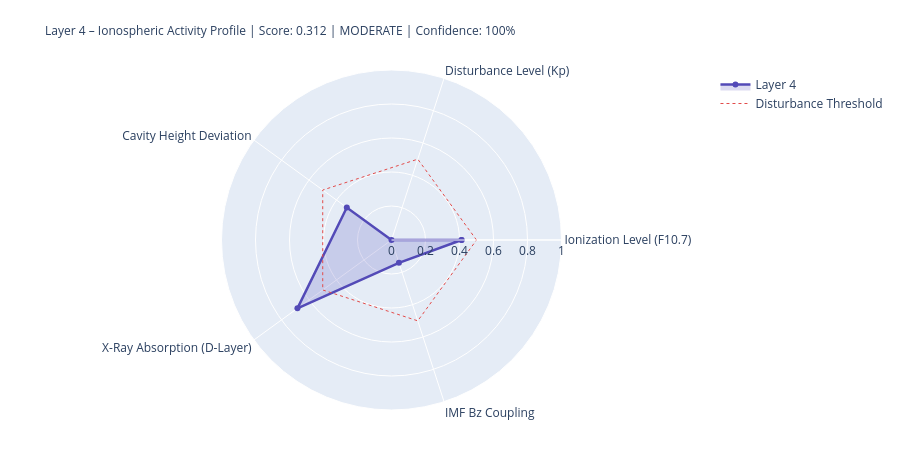

Notebook code cell kept with this figure:
### Markdown cell above
---
## 4. State Assessment & Handoff to Layer 5

### Code cell
# ============================================================
# LAYER-4-SCORE
# ============================================================

COMPONENTS = {
    'Ionization Level (F10.7)':    {'score': ioniz,       'source': 'primary' if f107_now else 'from_layer0', 'dynamic': True},
    'Disturbance Level (Kp)':          {'score': disturb,     'source': 'primary' if kp_now   else 'from_layer0', 'dynamic': True},
    'Cavity Height Deviation':    {'score': h_dev,       'source': 'derived',                                'dynamic': True},
    'X-Ray Absorption (D-Layer)':{'score': xray_ioniz,  'source': 'primary' if xray_now else 'missing',     'dynamic': True},
    'IMF Bz Coupling':             {'score': bz_coupling, 'source': 'primary' if bz_now   else 'from_layer0', 'dynamic': True},
}

available    = {k: v['score'] for k, v in COMPONENTS.items() if v['score'] is not None}
unavailable  = [k for k, v in COMPONENTS.items() if v['score'] is None]
layer4_score = round(sum(available.values()) / len(available), 4) if available else None
confidence   = round(len(available) / len(COMPONENTS), 2)
level = ('unknown' if layer4_score is None
         else 'quiet'   if layer4_score < 0.3
         else 'moderate' if layer4_score < 0.6
         else 'active')
dominant_l4 = max(available, key=available.get) if available else 'none'

# Resonance delta for Schumann SR-1
sr1_ref = schumann_freq(1, 80.0)
sr1_now = schumann_freq(1, h_eff)
sr1_delta_mhz = (sr1_now - sr1_ref) * 1000

# Propagation conditions
prop_cond = ('disturbed'   if kp_val > 4
             else 'unsettled' if kp_val > 2
             else 'normal')
if xray_class in ['X', 'M']:
    prop_cond = 'Radio-Blackout moeglich'

W = 68
print('=' * W)
print('LAYER 4 – IONOSPHERE – STATE ASSESSMENT')
print('=' * W)
for name, comp in COMPONENTS.items():
    s = comp['score']
    if s is not None:
        bar = '█' * int(s * 20) + '░' * (20 - int(s * 20))
        print(f'  {name:<36} {bar}  {s:.3f}  [{comp["source"]}]')
    else:
        print(f'  {name:<36} {"─" * 20}  n/a   [missing]')
print('-' * W)
print(f'  Score:          {layer4_score:.3f}  ({len(available)}/{len(COMPONENTS)} components)')
print(f'  Confidence:     {confidence:.0%}')
print(f'  Level:          {level.upper()}')
print(f'  Dominant:       {dominant_l4}')
print(f'  Cavity height:  {h_eff:.1f} km  (Ref: 80.0 km)')
print(f'  SR-1:           {sr1_now:.3f} Hz  (Δ {sr1_delta_mhz:+.1f} mHz vs. ref)')
print(f'  Propagation:    {prop_cond}')
print(f'  X-Ray:          {xray_class}-class  ({xray_now:.2e} W/m²)' if xray_now else '  X-Ray:          n/a')
print('=' * W)

# Radar
cats   = list(available.keys())
vals_r = list(available.values())
if len(cats) >= 3:
    fig = go.Figure()
    fig.add_trace(go.Scatterpolar(
        r=vals_r + [vals_r[0]], theta=cats + [cats[0]],
        fill='toself', fillcolor='rgba(83,74,183,0.20)',
        line=dict(color='#534AB7', width=2.5), name='Layer 4'
    ))
    fig.add_trace(go.Scatterpolar(
        r=[0.5] * (len(cats)+1), theta=cats + [cats[0]],
        line=dict(color='#E24B4A', dash='dot', width=1),
        mode='lines', name='Disturbance Threshold'
    ))
    fig.update_layout(
        title=dict(
            text=f'Layer 4 – Ionospheric Activity Profile | Score: {layer4_score:.3f} | {level.upper()} | Confidence: {confidence:.0%}',
            font=dict(size=12)
        ),
        polar=dict(radialaxis=dict(visible=True, range=[0, 1])),
        height=450, showlegend=True,
        margin=dict(l=80, r=80, t=70, b=40)
    )
    fig.show()

### Figure 1 — Plotly figure (JSON) as saved in the notebook; plotly's stock layout.template omitted (floating-point values rounded to 4 significant figures)
{"data": [{"fill": "toself", "fillcolor": "rgba(83,74,183,0.20)", "line": {"color": "#534AB7", "width": 2.5}, "name": "Layer 4", "r": [0.412, 0.0, 0.325, 0.684, 0.141, 0.412], "theta": ["Ionization Level (F10.7)", "Disturbance Level (Kp)", "Cavity Height Deviation", "X-Ray Absorption (D-Layer)", "IMF Bz Coupling", "Ionization Level (F10.7)"], "type": "scatterpolar"}, {"line": {"color": "#E24B4A", "dash": "dot", "width": 1}, "mode": "lines", "name": "Disturbance Threshold", "r": [0.5, 0.5, 0.5, 0.5, 0.5, 0.5], "theta": ["Ionization Level (F10.7)", "Disturbance Level (Kp)", "Cavity Height Deviation", "X-Ray Absorption (D-Layer)", "IMF Bz Coupling", "Ionization Level (F10.7)"], "type": "scatterpolar"}], "layout": {"height": 450, "margin": {"b": 40, "l": 80, "r": 80, "t": 70}, "polar": {"radialaxis": {"range": [0, 1], "visible": true}}, "showlegend": true, "title": {"font": {"size": 12}, "text": "Layer 4 – Ionospheric Activity Profile | Score: 0.312 | MODERATE | Confidence: 100%"}}}
